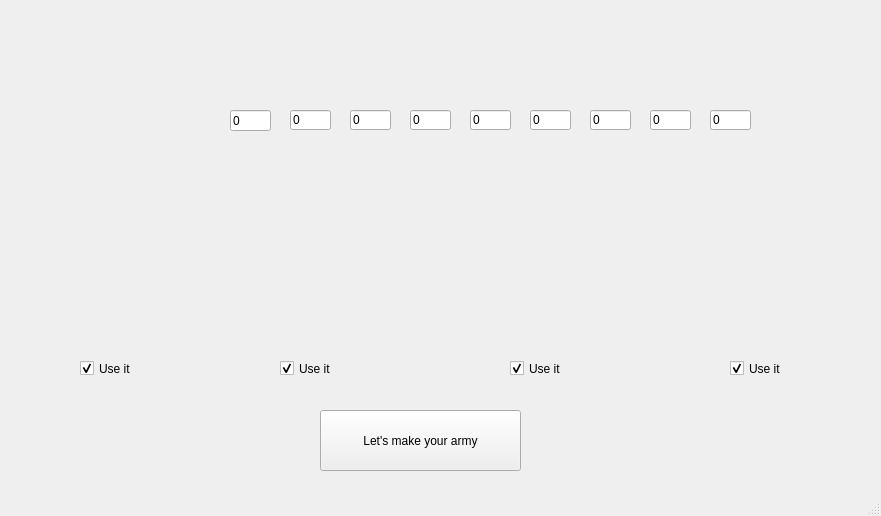
<?xml version="1.0" encoding="UTF-8"?>
<ui version="4.0">
 <class>MainWindow</class>
 <widget class="QMainWindow" name="MainWindow">
  <property name="geometry">
   <rect>
    <x>0</x>
    <y>0</y>
    <width>881</width>
    <height>516</height>
   </rect>
  </property>
  <property name="windowTitle">
   <string>MainWindow</string>
  </property>
  <widget class="QWidget" name="centralwidget">
   <widget class="QLabel" name="label">
    <property name="geometry">
     <rect>
      <x>0</x>
      <y>0</y>
      <width>911</width>
      <height>141</height>
     </rect>
    </property>
    <property name="text">
     <string/>
    </property>
    <property name="pixmap">
     <pixmap>CleanData.png</pixmap>
    </property>
   </widget>
   <widget class="QLineEdit" name="lineEdit">
    <property name="geometry">
     <rect>
      <x>230</x>
      <y>110</y>
      <width>41</width>
      <height>21</height>
     </rect>
    </property>
    <property name="text">
     <string>0</string>
    </property>
   </widget>
   <widget class="QLineEdit" name="lineEdit_2">
    <property name="geometry">
     <rect>
      <x>290</x>
      <y>110</y>
      <width>41</width>
      <height>20</height>
     </rect>
    </property>
    <property name="text">
     <string>0</string>
    </property>
   </widget>
   <widget class="QLineEdit" name="lineEdit_3">
    <property name="geometry">
     <rect>
      <x>350</x>
      <y>110</y>
      <width>41</width>
      <height>20</height>
     </rect>
    </property>
    <property name="text">
     <string>0</string>
    </property>
   </widget>
   <widget class="QLineEdit" name="lineEdit_4">
    <property name="geometry">
     <rect>
      <x>410</x>
      <y>110</y>
      <width>41</width>
      <height>20</height>
     </rect>
    </property>
    <property name="text">
     <string>0</string>
    </property>
   </widget>
   <widget class="QLineEdit" name="lineEdit_5">
    <property name="geometry">
     <rect>
      <x>470</x>
      <y>110</y>
      <width>41</width>
      <height>20</height>
     </rect>
    </property>
    <property name="text">
     <string>0</string>
    </property>
   </widget>
   <widget class="QLineEdit" name="lineEdit_6">
    <property name="geometry">
     <rect>
      <x>530</x>
      <y>110</y>
      <width>41</width>
      <height>20</height>
     </rect>
    </property>
    <property name="text">
     <string>0</string>
    </property>
   </widget>
   <widget class="QLineEdit" name="lineEdit_7">
    <property name="geometry">
     <rect>
      <x>590</x>
      <y>110</y>
      <width>41</width>
      <height>20</height>
     </rect>
    </property>
    <property name="text">
     <string>0</string>
    </property>
   </widget>
   <widget class="QLineEdit" name="lineEdit_8">
    <property name="geometry">
     <rect>
      <x>650</x>
      <y>110</y>
      <width>41</width>
      <height>20</height>
     </rect>
    </property>
    <property name="text">
     <string>0</string>
    </property>
   </widget>
   <widget class="QLineEdit" name="lineEdit_9">
    <property name="geometry">
     <rect>
      <x>710</x>
      <y>110</y>
      <width>41</width>
      <height>20</height>
     </rect>
    </property>
    <property name="text">
     <string>0</string>
    </property>
   </widget>
   <widget class="QLabel" name="label_2">
    <property name="geometry">
     <rect>
      <x>40</x>
      <y>160</y>
      <width>151</width>
      <height>191</height>
     </rect>
    </property>
    <property name="text">
     <string/>
    </property>
    <property name="pixmap">
     <pixmap>astartes.png</pixmap>
    </property>
   </widget>
   <widget class="QLabel" name="label_3">
    <property name="geometry">
     <rect>
      <x>240</x>
      <y>160</y>
      <width>151</width>
      <height>191</height>
     </rect>
    </property>
    <property name="text">
     <string/>
    </property>
    <property name="pixmap">
     <pixmap>necrons.png</pixmap>
    </property>
   </widget>
   <widget class="QLabel" name="label_4">
    <property name="geometry">
     <rect>
      <x>470</x>
      <y>160</y>
      <width>151</width>
      <height>191</height>
     </rect>
    </property>
    <property name="text">
     <string/>
    </property>
    <property name="pixmap">
     <pixmap>bubonic.png</pixmap>
    </property>
   </widget>
   <widget class="QLabel" name="label_5">
    <property name="geometry">
     <rect>
      <x>690</x>
      <y>160</y>
      <width>151</width>
      <height>191</height>
     </rect>
    </property>
    <property name="text">
     <string/>
    </property>
    <property name="pixmap">
     <pixmap>orcs.png</pixmap>
    </property>
   </widget>
   <widget class="QCheckBox" name="checkBox">
    <property name="geometry">
     <rect>
      <x>80</x>
      <y>360</y>
      <width>70</width>
      <height>17</height>
     </rect>
    </property>
    <property name="cursor">
     <cursorShape>PointingHandCursor</cursorShape>
    </property>
    <property name="text">
     <string>Use it</string>
    </property>
    <property name="checked">
     <bool>true</bool>
    </property>
   </widget>
   <widget class="QCheckBox" name="checkBox_2">
    <property name="geometry">
     <rect>
      <x>280</x>
      <y>360</y>
      <width>70</width>
      <height>17</height>
     </rect>
    </property>
    <property name="cursor">
     <cursorShape>PointingHandCursor</cursorShape>
    </property>
    <property name="text">
     <string>Use it</string>
    </property>
    <property name="checked">
     <bool>true</bool>
    </property>
   </widget>
   <widget class="QCheckBox" name="checkBox_3">
    <property name="geometry">
     <rect>
      <x>510</x>
      <y>360</y>
      <width>70</width>
      <height>17</height>
     </rect>
    </property>
    <property name="cursor">
     <cursorShape>PointingHandCursor</cursorShape>
    </property>
    <property name="text">
     <string>Use it</string>
    </property>
    <property name="checked">
     <bool>true</bool>
    </property>
   </widget>
   <widget class="QCheckBox" name="checkBox_4">
    <property name="geometry">
     <rect>
      <x>730</x>
      <y>360</y>
      <width>70</width>
      <height>17</height>
     </rect>
    </property>
    <property name="cursor">
     <cursorShape>PointingHandCursor</cursorShape>
    </property>
    <property name="text">
     <string>Use it</string>
    </property>
    <property name="checked">
     <bool>true</bool>
    </property>
   </widget>
   <widget class="QPushButton" name="pushButton">
    <property name="geometry">
     <rect>
      <x>320</x>
      <y>410</y>
      <width>201</width>
      <height>61</height>
     </rect>
    </property>
    <property name="cursor">
     <cursorShape>OpenHandCursor</cursorShape>
    </property>
    <property name="text">
     <string>Let's make your army</string>
    </property>
   </widget>
  </widget>
  <widget class="QMenuBar" name="menubar">
   <property name="geometry">
    <rect>
     <x>0</x>
     <y>0</y>
     <width>881</width>
     <height>21</height>
    </rect>
   </property>
  </widget>
  <widget class="QStatusBar" name="statusbar"/>
 </widget>
 <resources/>
 <connections/>
</ui>
